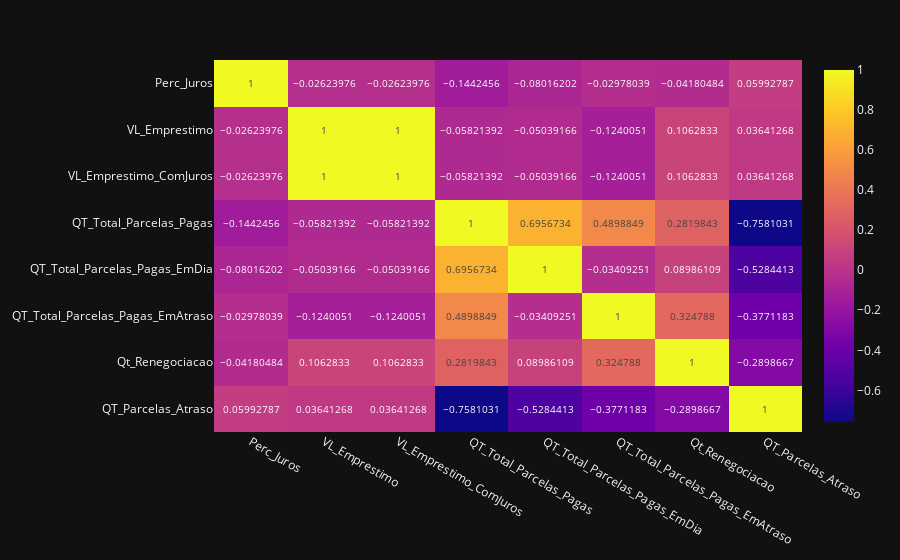

Notebook cell for this chart:
### Code cell
#verificando a correlacao das variaveis numericas
# fig = px.imshow(df_numerico.corr(), aspect="auto", text_auto=True, template="plotly_dark")
# fig.show()
# fig.write_html("html/Correlacao.html", full_html=False, include_plotlyjs='cdn')

### Figure 1 — Plotly figure (JSON) as saved in the notebook; plotly's stock layout.template omitted (floating-point values rounded to 4 significant figures)
{"data": [{"coloraxis": "coloraxis", "hovertemplate": "x: %{x}<br>y: %{y}<br>color: %{z}<extra></extra>", "name": "0", "texttemplate": "%{z}", "type": "heatmap", "x": ["Perc_Juros", "VL_Emprestimo", "VL_Emprestimo_ComJuros", "QT_Total_Parcelas_Pagas", "QT_Total_Parcelas_Pagas_EmDia", "QT_Total_Parcelas_Pagas_EmAtraso", "Qt_Renegociacao", "QT_Parcelas_Atraso"], "xaxis": "x", "y": ["Perc_Juros", "VL_Emprestimo", "VL_Emprestimo_ComJuros", "QT_Total_Parcelas_Pagas", "QT_Total_Parcelas_Pagas_EmDia", "QT_Total_Parcelas_Pagas_EmAtraso", "Qt_Renegociacao", "QT_Parcelas_Atraso"], "yaxis": "y", "z": [[1, -0.02624, -0.02624, -0.1442, -0.08016, -0.02978, -0.0418, 0.05993], [-0.02624, 1, 1.0, -0.05821, -0.05039, -0.124, 0.1063, 0.03641], [-0.02624, 1.0, 1, -0.05821, -0.05039, -0.124, 0.1063, 0.03641], [-0.1442, -0.05821, -0.05821, 1, 0.6957, 0.4899, 0.282, -0.7581], [-0.08016, -0.05039, -0.05039, 0.6957, 1, -0.03409, 0.08986, -0.5284], [-0.02978, -0.124, -0.124, 0.4899, -0.03409, 1, 0.3248, -0.3771], [-0.0418, 0.1063, 0.1063, 0.282, 0.08986, 0.3248, 1, -0.2899], [0.05993, 0.03641, 0.03641, -0.7581, -0.5284, -0.3771, -0.2899, 1]]}], "layout": {"coloraxis": {"colorscale": [[0, "#0d0887"], [0.1111, "#46039f"], [0.2222, "#7201a8"], [0.3333, "#9c179e"], [0.4444, "#bd3786"], [0.5556, "#d8576b"], [0.6667, "#ed7953"], [0.7778, "#fb9f3a"], [0.8889, "#fdca26"], [1, "#f0f921"]]}, "margin": {"t": 60}, "xaxis": {"anchor": "y", "domain": [0, 1]}, "yaxis": {"anchor": "x", "autorange": "reversed", "domain": [0, 1]}}}
